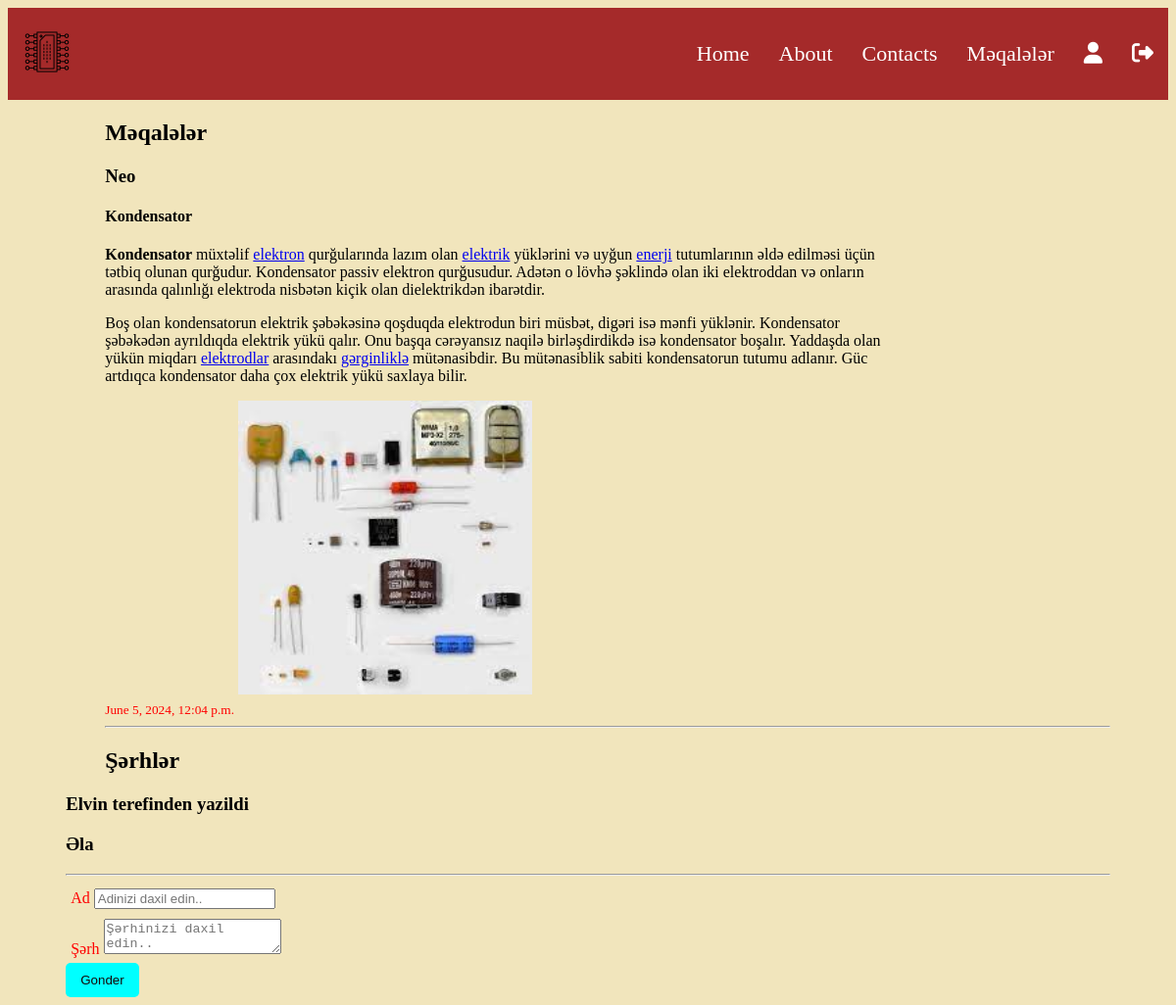
Page /detail/14 (signed in) on the committed database.
### article/models.py (models this page shows, shortened)
class Article(models.Model):
    author=models.ForeignKey("auth.User",on_delete=models.CASCADE,verbose_name="Yazar")
    title=models.CharField(max_length=20,verbose_name="Basliq")
    content=RichTextField(verbose_name="Kontent")
    create_date=models.DateTimeField(auto_now_add=True,verbose_name="Yaradilma tarixi")
    image=models.FileField(null=True,blank=True,verbose_name='Sekil')

class Comment(models.Model):
    article=models.ForeignKey(Article,on_delete=models.CASCADE,verbose_name="Məqalə",related_name='comments')
    comment_author=models.CharField(max_length=150,verbose_name='Ad')
    comment_content=RichTextField(verbose_name="comment")
    created_date=models.DateTimeField(auto_now_add=True)

### article/views.py (the view)
# urls.py: path('detail/<int:id>',detail__view,name='detail'),
@login_required(login_url="account:login")
def detail__view(request,id):
    comments=Comment.objects.all()
    article=get_object_or_404(Article,id=id)
    context={'article':article,
             'comments':comments}
    return render(request,'detail.html',context)

### templates/detail.html (shortened to what this page needs)
{% extends 'base.html'%}
{%load static %}
{% block body %}
    <h2>Məqalələr</h2>
    <div class="articles">
        <ul>
            <li>
                <h3>{{article.author}}</h3>
                <h4>{{article.title}}</h4>
                <p>{{article.content|safe}}</p>
                <small>{{article.create_date}}</small>
                {% if article.image %}
                    <img class="items" src="../Media/{{article.image}}" alt="">
                {%endif%}
            </li>
            <hr>
        </ul>
    </div>
    <div class="comments">
        <h2>Şərhlər</h2>
        {% if comments%}
            {%for comment in comments%}
            <div class="comment">
                <h3>{{comment.comment_author}} terefinden yazildi</h3>
                <h3>{{comment.comment_content}} </h3>
            </div>
            <hr>
            {%endfor%}
            {%else%}
            messages.success(request,"Şərh yoxdur")
        {%endif%}
        <div class="comment_form">
            <form action='{% url "comment" article.id %}'  method="POST">
                <div class="form_group">
                    <label for="comment_author">Ad</label>
                    <input type="text" name="comment_author" placeholder="Adinizi daxil edin.."id='comment_author'>
                </div>
                <div class="form_group">
                    <label for="comment_author">Şərh</label>
                    <textarea  type="text" name="comment_content" placeholder="Şərhinizi daxil edin.."id='comment_content'></textarea>
                </div>
                <button class="btn" type="submit">Gonder</button>
            </form>
        </div>
    </div>
{% endblock body %}

### static/style.css (style rules this page uses)
body { background-color: rgb(241, 229, 188); }
li { list-style: none; }
h2 { padding-left: 40px; }
p { width: 800px; }
.items { width: 300px; height: 300px; margin-bottom: 20px; background-color: white; }
small { color:red }
.btn { padding: 10px 15px; background-color: aqua; color: rgb(20, 8, 8); border: none; border-radius: 5px; cursor: pointer; }
.form_group { padding: 5px; color:red; }

### rows in the picture
Article: author "Neo", title "Kondensator", content "Kondensator müxtəlif elektron qurğularında lazım olan elektrik yüklərini və uyğun enerji tutumlarının əldə edilməsi üçün tətbiq olunan qurğudur. Kondensator passiv elektron qurğusudur. Adətən o lövhə şəklində olan iki elektroddan və onların arasında qalınlığı elektroda nisbətən kiçik olan dielektrikdən ibarətdir. Boş olan kondensatorun elektrik şəbəkəsinə qoşduqda elektrodun biri müsbət, digəri isə mənfi yüklənir. Kondensator şəbəkədən ayrıldıqda elektrik yükü qalır. Onu başqa cərəyansız naqilə birləşdirdikdə isə kondensator boşalır. Yaddaşda olan yükün miqdarı elektrodlar arasındakı gərginliklə mütənasibdir. Bu mütənasiblik sabiti kondensatorun tutumu adlanır. Güc artdıqca kondensator daha…", create_date "June 5, 2024, 12:04 p.m.", image (picture)
Comment: comment_author "Elvin", comment_content "Əla"
